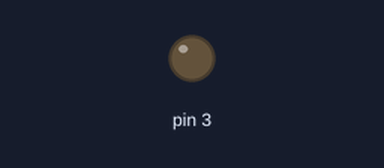
This sketch was run on a simulated Arduino Uno, built with avr-gcc and run on an emulated ATmega328P. Shown: output pins drawn as LEDs (lit = HIGH).

Above: at 0.15 s.
Timing chart, 0 to 1.6 s (numbered marks = the images above):
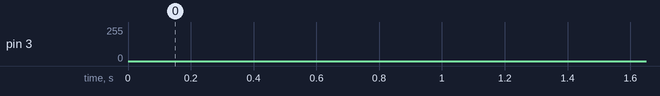

The sketch:

analogwrite.ino
```cpp
void setup() {
  pinMode(3,OUTPUT);
  Serial.println(9600);

}

void loop() {

  for(int j=0;j<256;j++){
    analogWrite(3,j);
    delay(5);
  }for(int k=254;k>0;k--){
    analogWrite(3,k);
    delay(5);
  }
}
```
